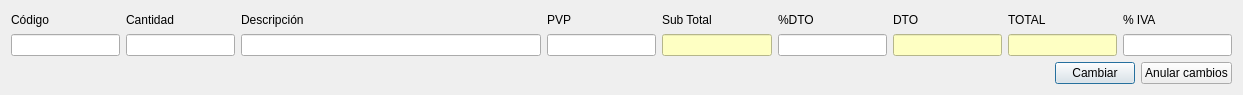
<?xml version="1.0" encoding="UTF-8"?>
<ui version="4.0">
 <class>FrmModificarLin_ped</class>
 <widget class="QDialog" name="FrmModificarLin_ped">
  <property name="geometry">
   <rect>
    <x>0</x>
    <y>0</y>
    <width>1243</width>
    <height>95</height>
   </rect>
  </property>
  <property name="windowTitle">
   <string>Dialog</string>
  </property>
  <layout class="QGridLayout" name="gridLayout_2">
   <item row="0" column="0">
    <layout class="QGridLayout" name="gridLayout">
     <item row="0" column="0">
      <widget class="QLabel" name="label">
       <property name="text">
        <string>Código</string>
       </property>
      </widget>
     </item>
     <item row="0" column="1">
      <widget class="QLabel" name="label_2">
       <property name="text">
        <string>Cantidad</string>
       </property>
      </widget>
     </item>
     <item row="0" column="2">
      <widget class="QLabel" name="label_3">
       <property name="text">
        <string>Descripción</string>
       </property>
      </widget>
     </item>
     <item row="0" column="3">
      <widget class="QLabel" name="label_4">
       <property name="text">
        <string>PVP</string>
       </property>
      </widget>
     </item>
     <item row="0" column="4">
      <widget class="QLabel" name="label_5">
       <property name="text">
        <string>Sub Total</string>
       </property>
      </widget>
     </item>
     <item row="0" column="5">
      <widget class="QLabel" name="label_6">
       <property name="text">
        <string>%DTO</string>
       </property>
      </widget>
     </item>
     <item row="0" column="6">
      <widget class="QLabel" name="label_7">
       <property name="text">
        <string>DTO</string>
       </property>
      </widget>
     </item>
     <item row="0" column="7">
      <widget class="QLabel" name="label_8">
       <property name="text">
        <string>TOTAL</string>
       </property>
      </widget>
     </item>
     <item row="0" column="8">
      <widget class="QLabel" name="label_9">
       <property name="text">
        <string>% IVA</string>
       </property>
      </widget>
     </item>
     <item row="1" column="0">
      <widget class="QLineEdit" name="txtCodigo"/>
     </item>
     <item row="1" column="1">
      <widget class="QLineEdit" name="txtCantidad">
       <property name="alignment">
        <set>Qt::AlignRight|Qt::AlignTrailing|Qt::AlignVCenter</set>
       </property>
      </widget>
     </item>
     <item row="1" column="2">
      <widget class="QLineEdit" name="txtDescripcion">
       <property name="minimumSize">
        <size>
         <width>300</width>
         <height>0</height>
        </size>
       </property>
      </widget>
     </item>
     <item row="1" column="3">
      <widget class="QLineEdit" name="txtPVP">
       <property name="alignment">
        <set>Qt::AlignRight|Qt::AlignTrailing|Qt::AlignVCenter</set>
       </property>
      </widget>
     </item>
     <item row="1" column="4">
      <widget class="QLineEdit" name="txtSubTotal">
       <property name="focusPolicy">
        <enum>Qt::NoFocus</enum>
       </property>
       <property name="styleSheet">
        <string notr="true">background-color: rgb(254, 255, 195);</string>
       </property>
       <property name="alignment">
        <set>Qt::AlignRight|Qt::AlignTrailing|Qt::AlignVCenter</set>
       </property>
       <property name="readOnly">
        <bool>true</bool>
       </property>
      </widget>
     </item>
     <item row="1" column="5">
      <widget class="QLineEdit" name="txtPorcDto">
       <property name="alignment">
        <set>Qt::AlignRight|Qt::AlignTrailing|Qt::AlignVCenter</set>
       </property>
      </widget>
     </item>
     <item row="1" column="6">
      <widget class="QLineEdit" name="txtDTO">
       <property name="focusPolicy">
        <enum>Qt::NoFocus</enum>
       </property>
       <property name="styleSheet">
        <string notr="true">background-color: rgb(254, 255, 195);</string>
       </property>
       <property name="alignment">
        <set>Qt::AlignRight|Qt::AlignTrailing|Qt::AlignVCenter</set>
       </property>
       <property name="readOnly">
        <bool>true</bool>
       </property>
      </widget>
     </item>
     <item row="1" column="7">
      <widget class="QLineEdit" name="txtTotal">
       <property name="focusPolicy">
        <enum>Qt::NoFocus</enum>
       </property>
       <property name="styleSheet">
        <string notr="true">background-color: rgb(254, 255, 195);</string>
       </property>
       <property name="alignment">
        <set>Qt::AlignRight|Qt::AlignTrailing|Qt::AlignVCenter</set>
       </property>
       <property name="readOnly">
        <bool>true</bool>
       </property>
      </widget>
     </item>
     <item row="1" column="8">
      <widget class="QLineEdit" name="txtPorcIVA">
       <property name="alignment">
        <set>Qt::AlignRight|Qt::AlignTrailing|Qt::AlignVCenter</set>
       </property>
      </widget>
     </item>
    </layout>
   </item>
   <item row="1" column="0">
    <layout class="QHBoxLayout" name="horizontalLayout">
     <item>
      <spacer name="horizontalSpacer">
       <property name="orientation">
        <enum>Qt::Horizontal</enum>
       </property>
       <property name="sizeHint" stdset="0">
        <size>
         <width>40</width>
         <height>20</height>
        </size>
       </property>
      </spacer>
     </item>
     <item>
      <widget class="QPushButton" name="pushButton">
       <property name="text">
        <string>Cambiar</string>
       </property>
      </widget>
     </item>
     <item>
      <widget class="QPushButton" name="pushButton_2">
       <property name="text">
        <string>Anular cambios</string>
       </property>
      </widget>
     </item>
    </layout>
   </item>
  </layout>
 </widget>
 <resources/>
 <connections>
  <connection>
   <sender>pushButton_2</sender>
   <signal>clicked()</signal>
   <receiver>FrmModificarLin_ped</receiver>
   <slot>close()</slot>
   <hints>
    <hint type="sourcelabel">
     <x>1145</x>
     <y>71</y>
    </hint>
    <hint type="destinationlabel">
     <x>952</x>
     <y>53</y>
    </hint>
   </hints>
  </connection>
  <connection>
   <sender>pushButton</sender>
   <signal>clicked()</signal>
   <receiver>FrmModificarLin_ped</receiver>
   <slot>accept()</slot>
   <hints>
    <hint type="sourcelabel">
     <x>1070</x>
     <y>74</y>
    </hint>
    <hint type="destinationlabel">
     <x>802</x>
     <y>64</y>
    </hint>
   </hints>
  </connection>
 </connections>
</ui>
